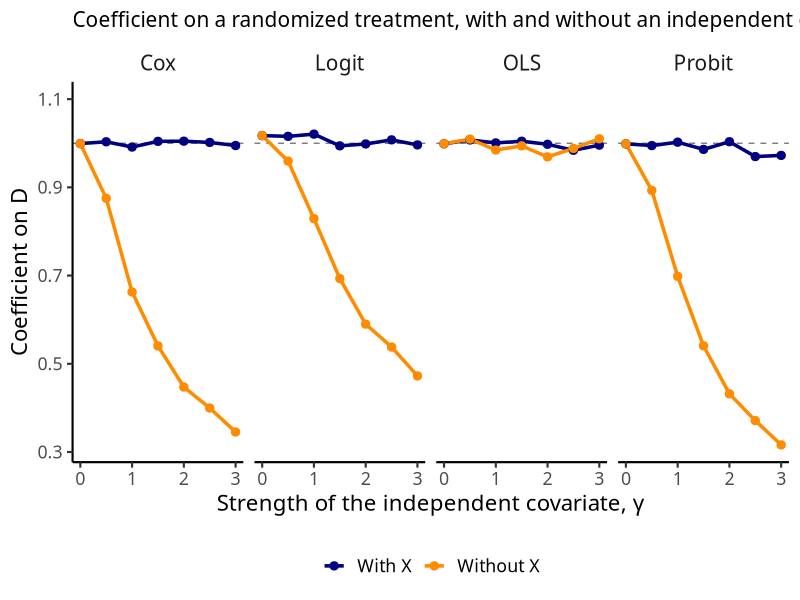
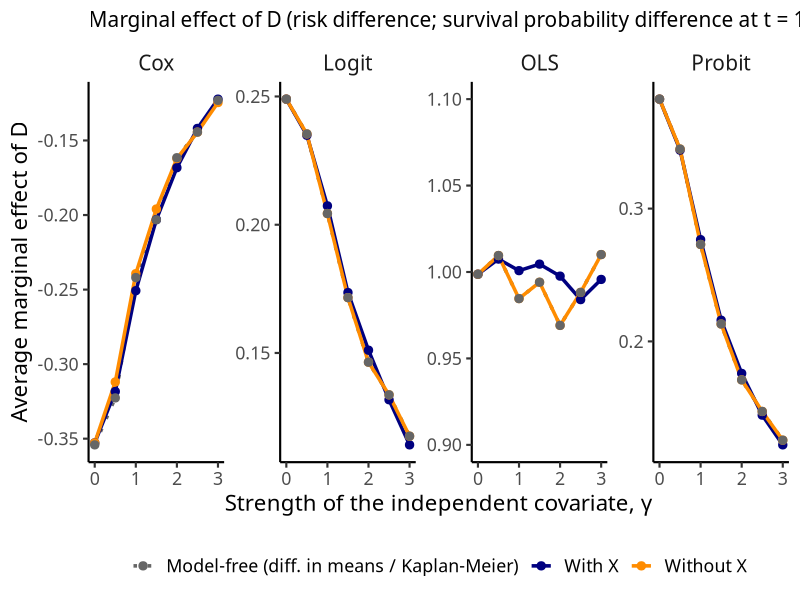
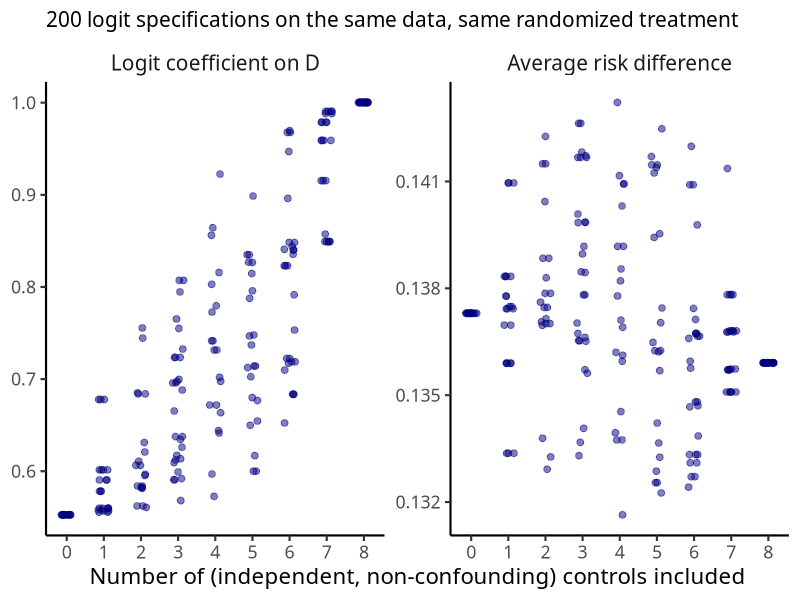

These charts were generated, in order, by the following R code:
## ---- chunk 1
knitr::opts_chunk$set(echo = TRUE, message = FALSE, warning = FALSE,
                      dev = "ragg_png", dpi = 110, fig.width = 10, fig.height = 6)
## ---- chunk 2
suppressPackageStartupMessages({ library(dplyr); library(tidyr); library(ggplot2); library(survival) })
set.seed(20260908)

sim_data <- function(n = 50000, gamma = 1, confounded = FALSE, beta_d = 1, alpha = -0.5) {
  X <- rnorm(n)
  D <- if (confounded) rbinom(n, 1, plogis(1.2 * X)) else rbinom(n, 1, 0.5)
  z <- alpha + beta_d * D + gamma * X
  t_event <- rexp(n, rate = exp(z)); t_cens <- rexp(n, rate = 0.3)
  data.frame(D, X,
             y_ols    = z + rnorm(n),
             y_logit  = rbinom(n, 1, plogis(z)),
             y_probit = rbinom(n, 1, pnorm(z)),
             time = pmin(t_event, t_cens), event = as.integer(t_event <= t_cens))
}

# Average marginal effect of D by g-computation: E[Y | do(D=1)] - E[Y | do(D=0)].
ame <- function(m, d) {
  d1 <- d; d1$D <- 1; d0 <- d; d0$D <- 0
  mean(predict(m, d1, type = "response")) - mean(predict(m, d0, type = "response"))
}
# Same idea for a Cox model: difference in standardized survival probability at t0.
surv_diff <- function(m, d, t0 = 1) {
  H0 <- basehaz(m, centered = FALSE)
  H0t <- approx(H0$time, H0$hazard, xout = t0, rule = 2)$y
  d1 <- d; d1$D <- 1; d0 <- d; d0$D <- 0
  lp1 <- predict(m, d1, type = "lp", reference = "zero")
  lp0 <- predict(m, d0, type = "lp", reference = "zero")
  mean(exp(-H0t * exp(lp1))) - mean(exp(-H0t * exp(lp0)))
}

fit_all <- function(d, with_X) {
  rhs <- if (with_X) "D + X" else "D"
  f <- function(lhs) as.formula(paste(lhs, "~", rhs))
  m <- list(OLS    = lm(f("y_ols"), d),
            Logit  = glm(f("y_logit"), d, family = binomial()),
            Probit = glm(f("y_probit"), d, family = binomial(link = "probit")),
            Cox    = coxph(f("Surv(time, event)"), d))
  data.frame(model = names(m),
             coef  = sapply(m, function(x) unname(coef(x)["D"])),
             me    = c(unname(coef(m$OLS)["D"]), ame(m$Logit, d), ame(m$Probit, d), surv_diff(m$Cox, d)),
             spec  = if (with_X) "With X" else "Without X")
}

# Model-free benchmarks for the marginal effects (D is randomized, so these are unbiased).
model_free <- function(d) {
  km <- survfit(Surv(time, event) ~ D, data = d)
  s1 <- summary(km, times = 1)
  data.frame(model = c("OLS", "Logit", "Probit", "Cox"),
             me = c(diff(tapply(d$y_ols, d$D, mean)), diff(tapply(d$y_logit, d$D, mean)),
                    diff(tapply(d$y_probit, d$D, mean)), diff(s1$surv)),
             spec = "Model-free (diff. in means / Kaplan-Meier)")
}
## ---- chunk 3
gammas <- c(0, 0.5, 1, 1.5, 2, 2.5, 3)
res1 <- bind_rows(lapply(gammas, function(g) {
  d <- sim_data(gamma = g)
  bind_rows(fit_all(d, TRUE), fit_all(d, FALSE), model_free(d)) %>% mutate(gamma = g)
})) %>% mutate(model = factor(model, levels = c("OLS", "Logit", "Probit", "Cox")))
## ---- chunk 4
theme_post <- function() {
  theme_classic(base_family = "Economica", base_size = 16) +
    theme(plot.title = element_text(size = 15), legend.position = "bottom", strip.background = element_blank(),
          strip.text = element_text(size = 15))
}
spec_cols <- c("With X" = "navy", "Without X" = "darkorange", "Model-free (diff. in means / Kaplan-Meier)" = "gray40")
## ---- chunk 5
res1 %>% filter(!is.na(coef)) %>%
  ggplot(aes(x = gamma, y = coef, color = spec)) +
  geom_blank(data = data.frame(gamma = 0, coef = c(0.9, 1.1), spec = "With X", model = "OLS")) +
  geom_hline(yintercept = 1, linetype = "dashed", color = "gray50") +
  geom_line(linewidth = 1.2) + geom_point(size = 2.5) +
  facet_wrap(~ model, nrow = 1) +
  scale_color_manual(values = spec_cols, name = NULL) +
  labs(x = expression(paste("Strength of the independent covariate, ", gamma)),
       y = "Coefficient on D", title = "Coefficient on a randomized treatment, with and without an independent covariate") +
  theme_post()
## ---- chunk 6
res1 %>%
  ggplot(aes(x = gamma, y = me, color = spec, linetype = spec)) +
  geom_blank(data = data.frame(gamma = 0, me = c(0.9, 1.1), spec = "With X", model = "OLS")) +
  geom_line(linewidth = 1.2) + geom_point(size = 2.5) +
  facet_wrap(~ model, nrow = 1, scales = "free_y") +
  scale_color_manual(values = spec_cols, name = NULL) +
  scale_linetype_manual(values = c("With X" = "solid", "Without X" = "solid",
                                   "Model-free (diff. in means / Kaplan-Meier)" = "dotted"), name = NULL) +
  labs(x = expression(paste("Strength of the independent covariate, ", gamma)),
       y = "Average marginal effect of D",
       title = "Marginal effect of D (risk difference; survival probability difference at t = 1)") +
  theme_post()
## ---- chunk 7
n <- 20000; K <- 8; gam <- c(1.5, 1.2, 1.0, 0.8, 0.6, 0.4, 0.3, 0.2)
Xmat <- matrix(rnorm(n * K), n, K, dimnames = list(NULL, paste0("X", 1:K)))
D <- rbinom(n, 1, 0.5)
z <- -0.5 + 1 * D + drop(Xmat %*% gam)
d2 <- data.frame(y = rbinom(n, 1, plogis(z)), D = D, Xmat)

subsets <- c(list(character(0), colnames(Xmat)),
             replicate(198, sample(colnames(Xmat), sample(0:K, 1)), simplify = FALSE))
res2 <- bind_rows(lapply(subsets, function(s) {
  m <- glm(reformulate(c("D", s), "y"), d2, family = binomial())
  data.frame(n_controls = length(s), coef = unname(coef(m)["D"]), me = ame(m, d2))
}))
## ---- chunk 8
res2 %>% pivot_longer(c(coef, me), names_to = "quantity") %>%
  mutate(quantity = factor(quantity, levels = c("coef", "me"),
                           labels = c("Logit coefficient on D", "Average risk difference"))) %>%
  ggplot(aes(x = n_controls, y = value)) +
  geom_jitter(width = 0.15, height = 0, alpha = 0.5, color = "navy", size = 2) +
  facet_wrap(~ quantity, scales = "free_y") +
  scale_x_continuous(breaks = 0:8) +
  labs(x = "Number of (independent, non-confounding) controls included",
       y = NULL, title = "200 logit specifications on the same data, same randomized treatment") +
  theme_post()
## ---- chunk 9
res3 <- bind_rows(lapply(c(FALSE, TRUE), function(cf) {
  d <- sim_data(gamma = 1.5, confounded = cf)
  bind_rows(fit_all(d, TRUE), fit_all(d, FALSE)) %>%
    filter(model == "Logit") %>%
    mutate(design = if (cf) "D depends on X (confounded)" else "D randomized")
}))
## ---- chunk 10
res3 %>%
  mutate(coef = sprintf("%.2f", coef), me = sprintf("%.3f", me)) %>%
  pivot_wider(id_cols = design, names_from = spec, values_from = c(coef, me), names_sep = ": ") %>%
  knitr::kable(col.names = c("Design", "Coef, with X", "Coef, without X", "Risk diff., with X", "Risk diff., without X"),
               caption = "Logit, gamma = 1.5, n = 50,000. True conditional coefficient on D is 1.")
